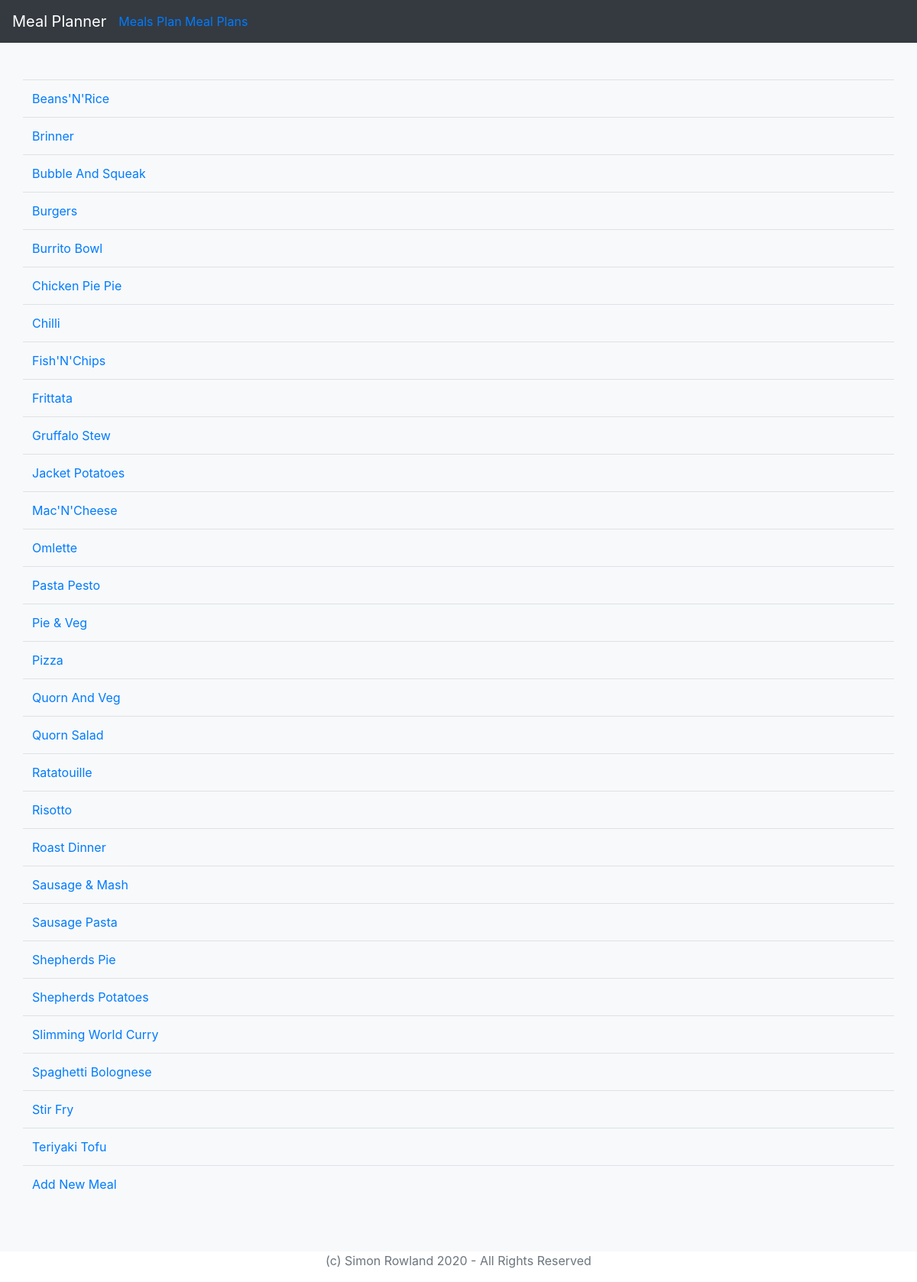
Screenshot of /meals/ with the database file from the repository.
### meals/models.py (models this page shows, shortened)
class BaseModel(models.Model):
    created = models.DateTimeField(auto_now_add=True)
    updated = models.DateTimeField(auto_now=True)
    class Meta:
        abstract = True

class Meal(BaseModel):
    name = models.CharField(max_length=256)
    difficulty = models.IntegerField()
    healthiness = models.IntegerField()
    class Meta:
        constraints = [
            models.CheckConstraint(
                check=models.Q(difficulty__range=(0, 10)),
                name="difficulty_between_0_and_10",
            ),
            models.CheckConstraint(
                check=models.Q(healthiness__range=(0, 10)),
                name="healthiness_between_0_and_10",
            ),
        ]
        ordering = [
            "name",
        ]

### meals/views.py (the view)
# urls.py: path("", views.IndexView.as_view(), name="index"),
class IndexView(generic.ListView):
    model = Meal
    context_object_name = "meals"

### meals/templates/meals/meal_list.html (shortened to what this page needs)
{% extends 'meals/base.html' %}
{% block content %}
<table class="table">
    <tbody>
        {% if meals %}
        {% for meal in meals %}
        <tr>
            <td><a href="{% url 'meals:detail' meal.id %}">{{meal.name}}</a></td>
        </tr>
        {% endfor %}
        {% else %}
        <tr>
            <td>No meals yet!</td>
        </tr>
        {% endif %}
        <tr>
            <td><a href="{% url 'meals:create' %}">Add New Meal</a></td>
        </tr>
    </tbody>
</table>
{% endblock %}

### rows the page displays
Meal: name "Beans'N'Rice"
Meal: name "Brinner"
Meal: name "Bubble And Squeak"
Meal: name "Burgers"
Meal: name "Burrito Bowl"
Meal: name "Chicken Pie Pie"
Meal: name "Chilli"
Meal: name "Fish'N'Chips"
Meal: name "Frittata"
Meal: name "Gruffalo Stew"
Meal: name "Jacket Potatoes"
Meal: name "Mac'N'Cheese"
Meal: name "Omlette"
Meal: name "Pasta Pesto"
Meal: name "Pie & Veg"
Meal: name "Pizza"
Meal: name "Quorn And Veg"
Meal: name "Quorn Salad"
Meal: name "Ratatouille"
Meal: name "Risotto"
Meal: name "Roast Dinner"
Meal: name "Sausage & Mash"
Meal: name "Sausage Pasta"
Meal: name "Shepherds Pie"
Meal: name "Shepherds Potatoes"
Meal: name "Slimming World Curry"
Meal: name "Spaghetti Bolognese"
Meal: name "Stir Fry"
Meal: name "Teriyaki Tofu"
